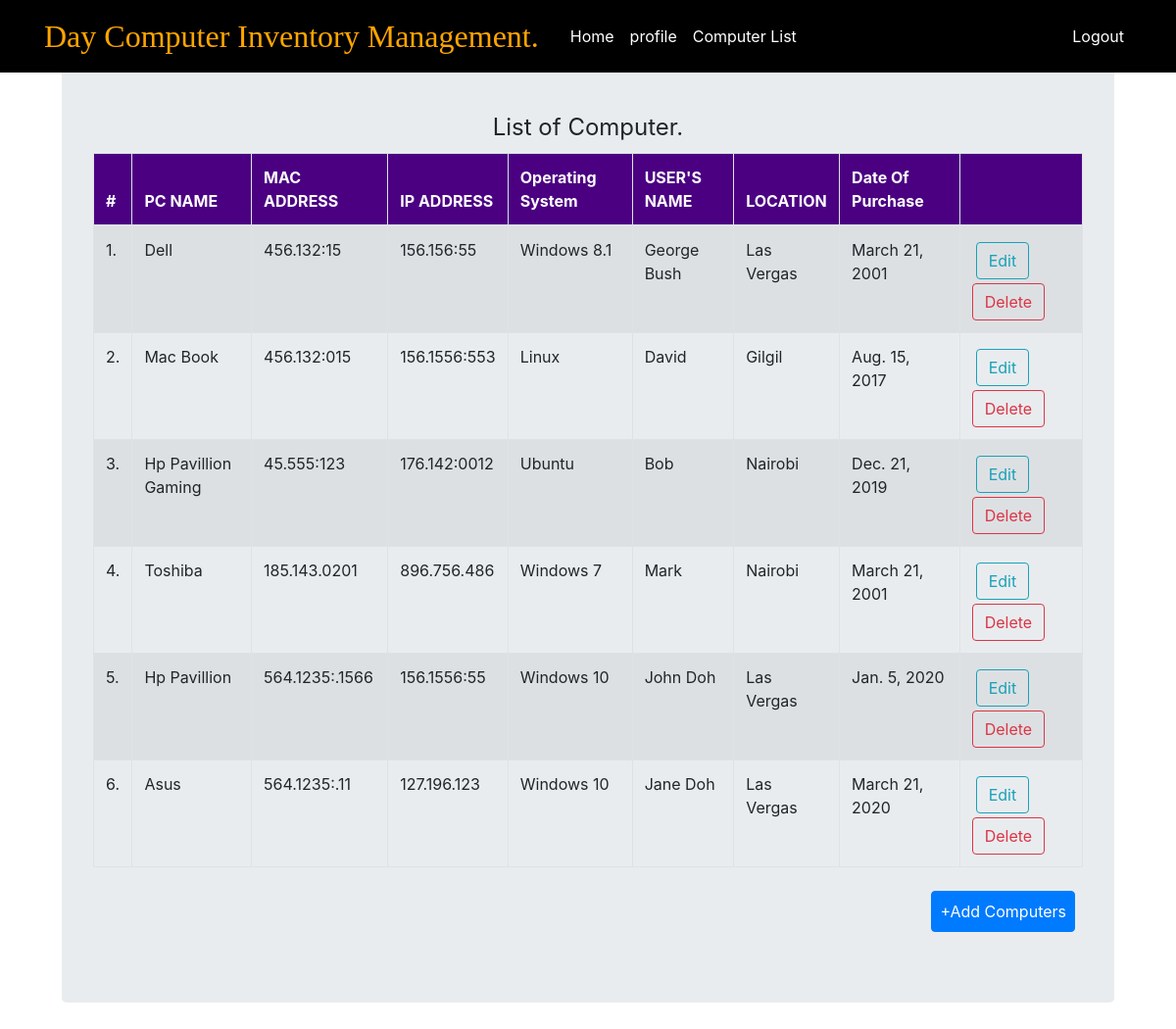
/comp/list/ (signed in), run on the app's committed database.
### myapp/models.py (models this page shows, shortened)
class Computer(models.Model):
    computer_name=models.CharField(max_length=30,blank=True,null=True)
    IP_address=models.CharField(max_length=30,unique=True)
    Mac_address=models.CharField(max_length=30,unique=True)
    Users_name=models.CharField(max_length=30,blank=True,null=True)
    Operating_system=models.ForeignKey(OperatingSystem,on_delete=models.CASCADE)
    location=models.CharField(max_length=30)
    purchase_date=models.DateField("Purchase Date(mm/dd/yy)",blank=True,null=True)
    timestamp=models.DateTimeField(auto_now_add=True,auto_now=False)

class OperatingSystem(models.Model):
    operating_System=models.CharField(max_length=30)
    def __str__(self):
        return f"{self.operating_System}"

### myapp/views.py (the view)
# urls.py: path('list/',views.ComputerList,name='list'),
@login_required
def ComputerList(request):
    comps=Computer.objects.all().order_by('-timestamp')
    form=ComputerSearch(request.POST or None)
    if request.method=='POST':
        queryset=Computer.objects.all()
    context={
    'comps':comps,
    'form':form,
    }
    return render(request,'myapp/list.html',context)

### accounts/models.py (called while the page is built)
    @property
    def is_admin(self):
        return self.admin

    @property
    def is_active(self):
        return self.active

### myapp/templates/myapp/list.html (shortened to what this page needs)
{%extends 'accounts/base.html'%}
{%load crispy_forms_tags%}
{%block content%}
<div class="jumbotron">
  <legend align=center>List of Computer.</legend>
  {%if comps%}
<table class="table table-striped table-bordered">
  <tr>
    <thead class='text-white' style=background-color:indigo;>
      <th>#</th>
    <th>PC NAME</th>
  <th>MAC ADDRESS</th>
<th>IP ADDRESS</th>
<th>Operating System</th>
<th>USER'S NAME</th>
<th>LOCATION</th>
<th>Date Of Purchase</th>
{%if user.is_admin%}
<th> </th>
{%endif%}
</thead>
    </tr>
    {%for comps in comps%}
    <tr>
      <td>{{forloop.counter}}.</td>
      <td>{{comps.computer_name}}</td>
      <td>{{comps.Mac_address}}</td>
      <td>{{comps.IP_address}}</td>
      <td>{{comps.Operating_system}}</td>
      <td>{{comps.Users_name}}</td>
      <td>{{comps.location}}</td>
      <td>{{comps.purchase_date}}</td>
      {%if user.is_admin%}
      <td><a href="{%url 'myapp:edit' comps.pk%}"><button class="btn btn-outline-info m-1">Edit</button></a>
        <a href="{%url 'myapp:delete' comps.pk%}"><button class="btn btn-outline-danger">Delete</button>
        {%endif%}</td>
      </tr>
      {%endfor%}
    </table>
    {%else%}
    The are no computers added at the moment<code>...</code>
    {%endif%}
    {%if user.is_admin%}
    <div class="button" align=right>
    <a href="{%url 'myapp:home'%}"><button class="btn btn-primary m-2 p-2">+Add Computers</button></a>
    </div>
    {%endif%}
</div>
{%endblock%}

### accounts/templates/accounts/base.html (shortened to what this page needs)
{%load icons%}
<!doctype html>
<html lang="en">
  <head>
    <link href="https://stackpath.bootstrapcdn.com/font-awesome/4.7.0/css/font-awesome.min.css" rel="stylesheet"
>
    <link rel="stylesheet" href="https://stackpath.bootstrapcdn.com/bootstrap/4.3.1/css/bootstrap.min.css">
        <nav class="navbar navbar-expand-md bg-steel fixed-top" style=background-color:black;>
      <div class="container">
        <a class="navbar-brand mr-4" href="/"><font size="6" face="chalkduster,georgia" style=color:orange;>Day Computer Inventory Management.</font></a>
          <div class="collapse navbar-collapse" id="navbarToggle">
            <div class="navbar-nav mr-auto">
              {%if user.is_authenticated%}
              <a class="nav-item nav-link text-white" href="{%url 'myapp:home'%}">Home</a>
              <a class="nav-item nav-link text-white" href="{%url 'accounts:profile'%}">profile</a>
              <a class="nav-item nav-link text-white" href="{%url 'myapp:list'%}">Computer List</a>
              {%endif%}
              </div>
              <div class="navbar-nav">
                {%if user.is_authenticated%}
                <a class="nav-item nav-link text-white" href="{%url 'accounts:logout'%}">Logout</a>
                {%else%}
                <a class="nav-item nav-link text-white" href="{%url 'accounts:login'%}">Login</a>
                <a class="nav-item nav-link text-white" href="{%url 'accounts:register'%}">Register</a>
                {%endif%}
                </div>
                </div>
                </div>
                </nav>
  </head>
  <body class="p-5" >
    <div class="container">
    {%block content%}
    {%endblock%}
  </div>
  </body>
</html>

### data on the page
Computer: computer_name "Dell", Mac_address "456.132:15", IP_address "156.156:55", Operating_system "Windows 8.1", Users_name "George Bush", location "Las Vergas", purchase_date "March 21, 2001"
Computer: computer_name "Mac Book", Mac_address "456.132:015", IP_address "156.1556:553", Operating_system "Linux", Users_name "David", location "Gilgil", purchase_date "Aug. 15, 2017"
Computer: computer_name "Hp Pavillion Gaming", Mac_address "45.555:123", IP_address "176.142:0012", Operating_system "Ubuntu", Users_name "Bob", location "Nairobi", purchase_date "Dec. 21, 2019"
Computer: computer_name "Toshiba", Mac_address "185.143.0201", IP_address "896.756.486", Operating_system "Windows 7", Users_name "Mark", location "Nairobi", purchase_date "March 21, 2001"
Computer: computer_name "Hp Pavillion", Mac_address "564.1235:.1566", IP_address "156.1556:55", Operating_system "Windows 10", Users_name "John Doh", location "Las Vergas", purchase_date "Jan. 5, 2020"
Computer: computer_name "Asus", Mac_address "564.1235:.11", IP_address "127.196.123", Operating_system "Windows 10", Users_name "Jane Doh", location "Las Vergas", purchase_date "March 21, 2020"
